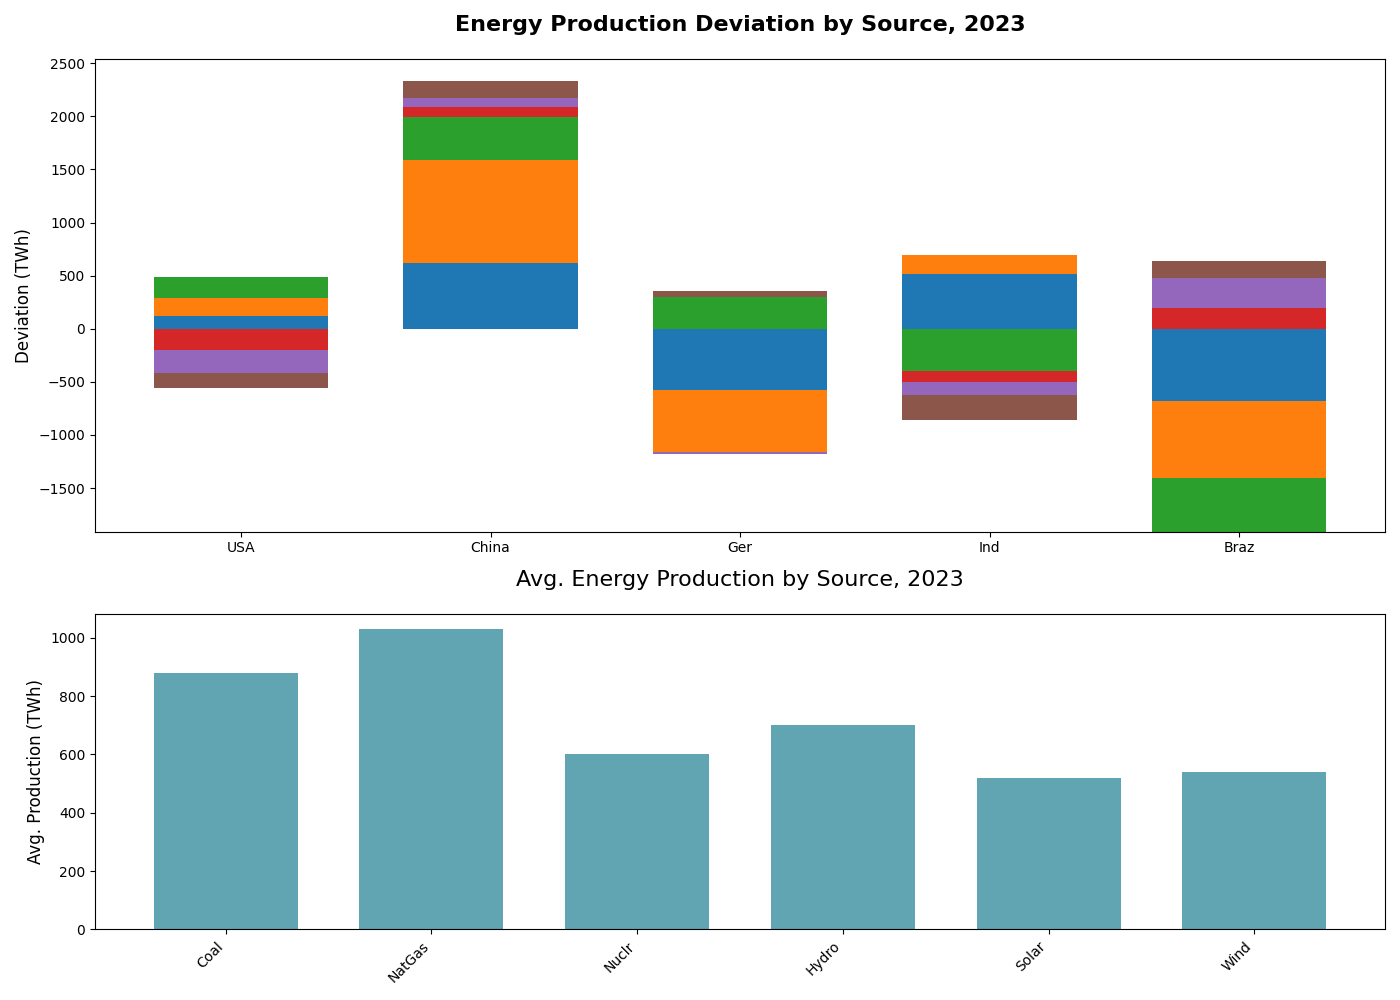

Source code (Python):
import matplotlib.pyplot as plt
import numpy as np

sources = ['Coal', 'NatGas', 'Nuclr', 'Hydro', 'Solar', 'Wind']
countries = ['USA', 'China', 'Ger', 'Ind', 'Braz']

energy_data = [
    [1000, 1200, 800, 500, 300, 400],
    [1500, 2000, 1000, 800, 600, 700],
    [300, 450, 900, 700, 500, 600],
    [1400, 1200, 200, 600, 400, 300],
    [200, 300, 100, 900, 800, 700]
]

average_production = np.mean(energy_data, axis=0)
deviation_data = energy_data - average_production

fig, (ax1, ax2) = plt.subplots(2, 1, figsize=(14, 10), gridspec_kw={'height_ratios': [3, 2]})

bar_width = 0.7
colors = ['#1f77b4', '#ff7f0e', '#2ca02c', '#d62728', '#9467bd', '#8c564b']
bottoms_pos = np.zeros(len(countries))
bottoms_neg = np.zeros(len(countries))

for source_idx, (source, color) in enumerate(zip(sources, colors)):
    source_data = deviation_data[:, source_idx]
    pos_data = np.where(source_data >= 0, source_data, 0)
    neg_data = np.where(source_data < 0, source_data, 0)
    
    ax1.bar(countries, pos_data, width=bar_width, bottom=bottoms_pos, color=color)
    ax1.bar(countries, neg_data, width=bar_width, bottom=bottoms_neg, color=color)
    
    bottoms_pos += pos_data
    bottoms_neg += neg_data

ax1.set_ylabel('Deviation (TWh)', fontsize=12)
ax1.set_title('Energy Production Deviation by Source, 2023', fontsize=16, fontweight='bold', pad=20)

ax2.bar(sources, average_production, color=['#61a4b2'], width=bar_width)
ax2.set_ylabel('Avg. Production (TWh)', fontsize=12)
ax2.set_title('Avg. Energy Production by Source, 2023', fontsize=16, pad=20)
ax2.set_xticklabels(sources, rotation=45, ha='right')

plt.tight_layout()
plt.show()
